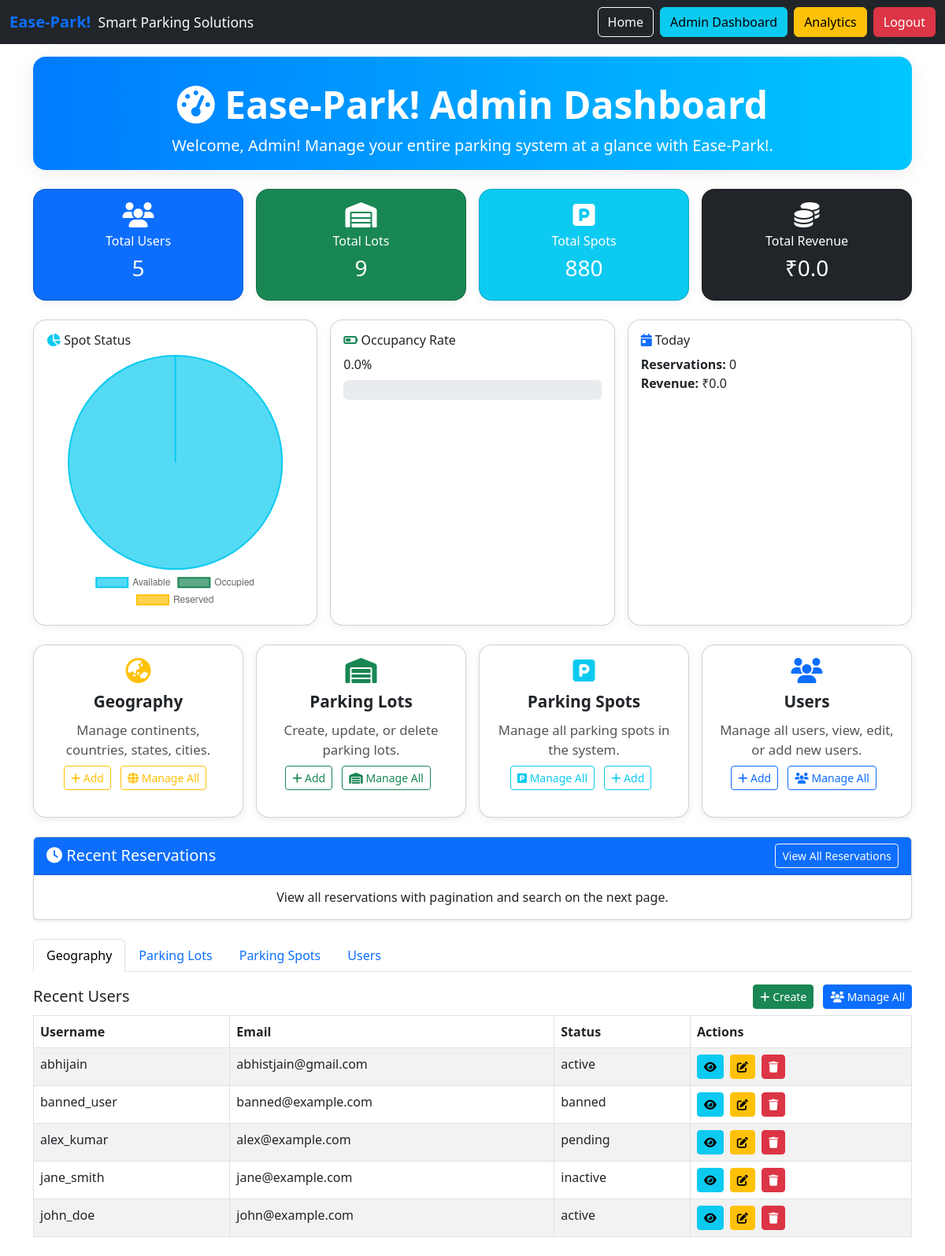
The app's page /admin/dashboard (signed in), older data.
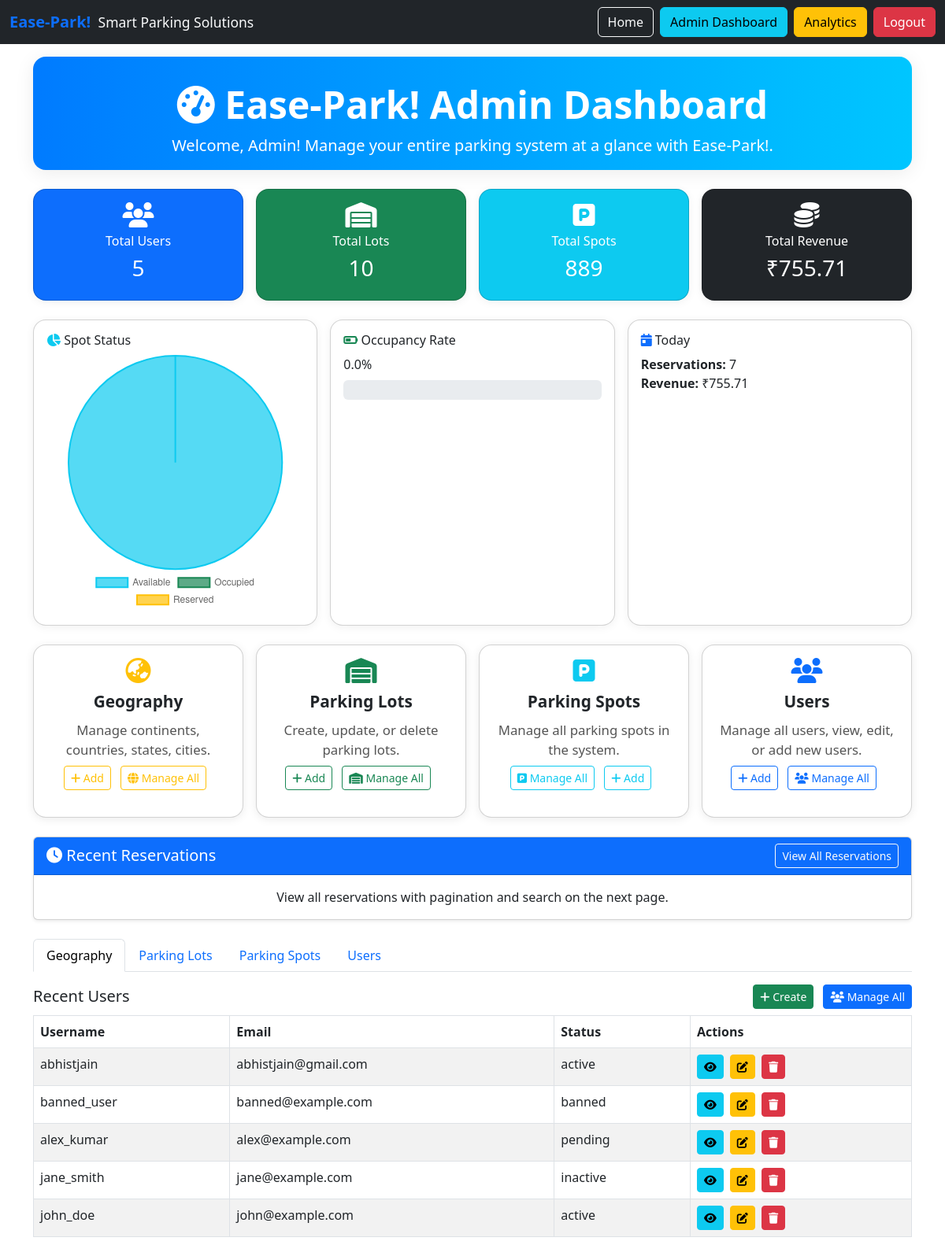
The same page, newer data.
### app/models/user.py (models this page shows, shortened)
class User(BaseModel, UserMixin):
    __tablename__ = "users"
    username = db.Column(db.String(80), unique=True, nullable=False, index=True)
    email = db.Column(db.String(150), unique=True, nullable=False, index=True)
    phone = db.Column(db.String(20), nullable=False, unique=True)
    password_hash = db.Column(db.String(200), nullable=False)
    first_name = db.Column(db.String(50), nullable=False)
    last_name = db.Column(db.String(50), nullable=False)
    gender = db.Column(db.Enum(GenderEnum), nullable=False, default=GenderEnum.OTHER)
    status = db.Column(db.Enum(UserStatus), default=UserStatus.PENDING, nullable=False)
    user_roles = db.relationship('UserRole', back_populates='user', cascade='all, delete-orphan')
    reservations = db.relationship('Reservation', back_populates='user')
    @property
    def is_active(self):
        return self.status == UserStatus.ACTIVE

### app/routes/admin.py (the view)
@admin_bp.route('/dashboard')
@require_permission(PermissionType.FULL_SYSTEM_ACCESS.value)
@refresh_db_session
def admin_dashboard():
    try:
        print("Admin Dashboard: Loading admin dashboard")
        today = datetime.now().date()
        today_revenue = db.session.query(func.sum(Reservation.total_cost)).filter(
            func.date(Reservation.created_at) == today,
            Reservation.status.in_([ReservationStatus.COMPLETED, ReservationStatus.CANCELLED])
        ).scalar() or 0
        total_revenue = db.session.query(func.sum(Reservation.total_cost)).filter(
            Reservation.status.in_([ReservationStatus.COMPLETED, ReservationStatus.CANCELLED])
        ).scalar() or 0
        today_reservations = Reservation.query.filter(
            func.date(Reservation.created_at) == today
        ).count()
        print(f"Admin Dashboard: Today's revenue ₹{float(today_revenue):.2f}, total revenue ₹{float(total_revenue):.2f}")
        recent_reservations = Reservation.query.order_by(
            Reservation.created_at.desc()
        ).limit(10).all()
        total_continents = Continent.query.count()
        total_countries = Country.query.count()
        total_states = State.query.count()
        total_cities = City.query.count()
        total_users = User.query.filter(User.username != 'admin').count()
        total_parking_lots = ParkingLot.query.count()
        total_parking_spots = ParkingSpot.query.filter_by(is_deleted=False).count()
        total_reservations = Reservation.query.count()
        available_spots = ParkingSpot.count_available()
        reserved_spots = ParkingSpot.count_reserved()
        occupied_spots = ParkingSpot.count_occupied()
        occupancy_count = occupied_spots + reserved_spots
        occupancy_rate = round((occupancy_count / total_parking_spots * 100), 2) if total_parking_spots > 0 else 0
        stats = {
            'total_continents': total_continents,
            'total_countries': total_countries,
            'total_states': total_states,
            'total_cities': total_cities,
            'total_users': total_users,
            'total_parking_lots': total_parking_lots,
            'total_parking_spots': total_parking_spots,
            'total_reservations': total_reservations,
            'occupied_spots': occupied_spots,
            'available_spots': available_spots,
            'reserved_spots': reserved_spots,
            'today_reservations': today_reservations,
            'today_revenue': float(today_revenue),
            'total_revenue': float(total_revenue),
            'occupancy_rate': occupancy_rate
        }
        print(f"Admin Dashboard: System has {total_users} users, {total_parking_lots} lots, {total_parking_spots} spots, {occupancy_rate}% occupancy")
        users = User.query.filter(User.username != 'admin').order_by(User.created_at.desc()).limit(5).all()
        lots = ParkingLot.query.order_by(ParkingLot.created_at.desc()).limit(5).all()
        spots = ParkingSpot.query.order_by(ParkingSpot.created_at.desc()).limit(5).all()
        continents = Continent.query.order_by(Continent.created_at.desc()).limit(5).all()
        countries = Country.query.order_by(Country.created_at.desc()).limit(5).all()
        states = State.query.order_by(State.created_at.desc()).limit(5).all()
        cities = City.query.order_by(City.created_at.desc()).limit(5).all()
        return render_template('dashboards/admin_dashboard.html',
                               stats=stats,
                               recent_reservations=recent_reservations,
                               users=users,
                               lots=lots,
                               spots=spots,
                               continents=continents,
                               countries=countries,
                               states=states,
                               cities=cities)
    except Exception as e:
        print(f"Admin Dashboard Error: {str(e)}")
        flash(f"Error loading dashboard: {str(e)}", "error")
        return render_template('dashboards/admin_dashboard.html',
                               stats={},
                               recent_reservations=[])

### app/__init__.py (called while the page is built)
def create_app(config_name='default'):
    app = Flask(__name__)
    app.config.from_object(config[config_name])
    db.init_app(app)
    login_manager.init_app(app)
    login_manager.login_view = 'auth.login'
    jwt = JWTManager(app)
    init_database(app)
    from app.models.user import User
    @login_manager.user_loader
    def load_user(user_id):
        return User.query.get(int(user_id))
    register_blueprints(app)
    return app

### app/models/parking.py (called while the page is built)
    @staticmethod
    def count_available():
        return ParkingSpot.query.filter_by(status=SpotStatus.AVAILABLE, is_deleted=False).count()

    @staticmethod
    def count_reserved():
        return ParkingSpot.query.filter_by(status=SpotStatus.RESERVED, is_deleted=False).count()

    @staticmethod
    def count_occupied():
        return ParkingSpot.query.filter_by(status=SpotStatus.OCCUPIED, is_deleted=False).count()

### app/routes/admin.py (called while the page is built)
def refresh_db_session(func):
    @wraps(func)
    def wrapper(*args, **kwargs):
        db.session.expire_all()
        return func(*args, **kwargs)
    return wrapper

### app/templates/dashboards/admin_dashboard.html (shortened to what the changed rows need)
{% extends 'base.html' %}
{% block content %}
<link rel="stylesheet" href="https://cdnjs.cloudflare.com/ajax/libs/font-awesome/6.4.0/css/all.min.css">
<div class="dashboard-hero text-center mb-4">
  <h1 class="display-5 fw-bold mb-2"><i class="fa-solid fa-gauge-high"></i> Ease-Park! Admin Dashboard</h1>
</div>
<div class="row mb-4 g-3">
  <div class="col-md-3">
    <div class="card stat-card text-white bg-success text-center">
      <div class="card-body">
        <i class="fa-solid fa-warehouse fa-2x mb-2"></i>
        <h6>Total Lots</h6>
        <h3>{{ stats.total_parking_lots }}</h3>
      </div>
    </div>
  </div>
  <div class="col-md-3">
    <div class="card stat-card text-white bg-info text-center">
      <div class="card-body">
        <i class="fa-solid fa-parking fa-2x mb-2"></i>
        <h6>Total Spots</h6>
        <h3>{{ stats.total_parking_spots }}</h3>
      </div>
    </div>
  </div>
  <div class="col-md-3">
    <div class="card stat-card text-white bg-dark text-center">
      <div class="card-body">
        <i class="fa-solid fa-coins fa-2x mb-2"></i>
        <h6>Total Revenue</h6>
        <h3>₹{{ stats.total_revenue|round(2) }}</h3>
      </div>
    </div>
  </div>
</div>
<div class="row mb-4 g-3">
  <div class="col-md-4">
    <div class="card stat-card h-100">
      <div class="card-body">
        <h6 class="mb-2"><i class="fa-solid fa-calendar-day text-primary"></i> Today</h6>
        <div><b>Reservations:</b> {{ stats.today_reservations }}</div>
        <div><b>Revenue:</b> ₹{{ stats.today_revenue|round(2) }}</div>
      </div>
    </div>
  </div>
</div>
<div class="tab-content mb-4" id="adminTabContent">
  <div class="tab-pane fade show active" id="users" role="tabpanel">
    <table class="table table-bordered table-striped">
      <thead>
        <tr>
          <th>Username</th>
          <th>Email</th>
          <th>Status</th>
          <th>Actions</th>
        </tr>
      </thead>
      <tbody>
        {% for user in users %}
        <tr>
          <td>{{ user.username }}</td>
          <td>{{ user.email }}</td>
          <td>{{ user.status.value if user.status else '' }}</td>
          <td>
            <a href="{{ url_for('admin.view_user_details', user_id=user.id) }}" class="btn btn-info btn-sm me-1" title="View"><i class="fa fa-eye"></i></a>
            <a href="{{ url_for('admin.edit_user', user_id=user.id) }}" class="btn btn-warning btn-sm me-1" title="Edit"><i class="fa fa-edit"></i></a>
            <form action="{{ url_for('admin.delete_user', user_id=user.id) }}" method="post" style="display:inline;" onsubmit="return confirm('Are you sure you want to delete this user?');">
              <button type="submit" class="btn btn-danger btn-sm" title="Delete"><i class="fa fa-trash"></i></button>
            </form>
          </td>
        </tr>
        {% endfor %}
      </tbody>
    </table>
  </div>
</div>
<script>
const spotStatusData = {
  labels: ['Available', 'Occupied', 'Reserved'],
  datasets: [{
    data: [
      {{ stats.available_spots|default(0) }},
      {{ stats.occupied_spots|default(0) }},
      {{ stats.reserved_spots|default(0) }}
    ],
    backgroundColor: [
      'rgba(13, 202, 240, 0.7)', // info
      'rgba(25, 135, 84, 0.7)',  // success
      'rgba(255, 193, 7, 0.7)'   // warning
    ],
    borderColor: [
      'rgba(13, 202, 240, 1)',
      'rgba(25, 135, 84, 1)',
      'rgba(255, 193, 7, 1)'
    ],
    borderWidth: 2
  }]
};
const ctx = document.getElementById('spotStatusChart').getContext('2d');
new Chart(ctx, {
  type: 'pie',
  data: spotStatusData,
  options: {
    plugins: {
      legend: { display: true, position: 'bottom' }
    }
  }
});
function showFlash(msg, type) {
  var flash = $('<div class="alert alert-' + type + ' alert-dismissible fade show mt-3" role="alert">' +
    msg +
    '<button type="button" class="btn-close" data-bs-dismiss="alert" aria-label="Close"></button></div>');
  $('.container').first().prepend(flash);
  setTimeout(function() { flash.alert('close'); }, 4000);
}
</script>
{% endblock %}

Row changes from the older to the newer data that the page shows:
changed User "abhistjain@gmail.com": username "abhijain" → "abhistjain"
Text that changed along with them:
{{ stats.total_parking_lots }}: "9" → "10"
{{ stats.total_parking_spots }}: "880" → "889"
{{ stats.total_revenue|round(2) }}: "0.0" → "755.71"
{{ stats.today_reservations }}: "0" → "7"
{{ stats.today_revenue|round(2) }}: "0.0" → "755.71"
